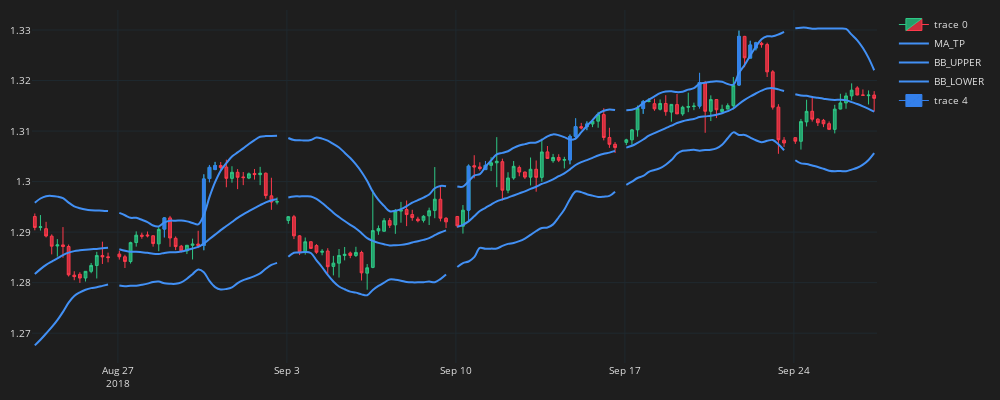

The notebook cell this image was saved under:
### Code cell
df_plot = df.iloc[1000:1150]
plot_candles(df_plot)

### Figure 1 — Plotly figure (JSON) as saved in the notebook; plotly's stock layout.template omitted (floating-point values rounded to 4 significant figures; data arrays with more than 128 entries replaced by an {"elided": "..."} marker saying what was removed)
{"data": [{"close": {"elided": "150 float values"}, "decreasing": {"fillcolor": "#CC2E3C", "line": {"color": "#FF3A4C"}}, "high": {"elided": "150 float values"}, "increasing": {"fillcolor": "#24A06B", "line": {"color": "#2EC886"}}, "line": {"width": 1}, "low": {"elided": "150 float values"}, "opacity": 1, "open": {"elided": "150 float values"}, "type": "candlestick", "x": {"elided": "150 str values"}}, {"line": {"color": "#4290f5", "shape": "spline", "width": 2}, "mode": "lines", "name": "MA_TP", "type": "scatter", "x": {"elided": "150 str values"}, "y": {"elided": "150 float values"}}, {"line": {"color": "#4290f5", "shape": "spline", "width": 2}, "mode": "lines", "name": "BB_UPPER", "type": "scatter", "x": {"elided": "150 str values"}, "y": {"elided": "150 float values"}}, {"line": {"color": "#4290f5", "shape": "spline", "width": 2}, "mode": "lines", "name": "BB_LOWER", "type": "scatter", "x": {"elided": "150 str values"}, "y": {"elided": "150 float values"}}, {"close": [1.293, 1.301, 1.303, 1.303, 1.303, 1.303, 1.309, 1.311, 1.311, 1.316, 1.32, 1.329, 1.327, 1.327], "decreasing": {"fillcolor": "#3480eb", "line": {"color": "#3480eb"}}, "high": [1.293, 1.301, 1.303, 1.304, 1.303, 1.304, 1.309, 1.313, 1.312, 1.316, 1.322, 1.33, 1.328, 1.328], "increasing": {"fillcolor": "#3480eb", "line": {"color": "#3480eb"}}, "line": {"width": 1}, "low": [1.289, 1.286, 1.3, 1.302, 1.292, 1.302, 1.303, 1.308, 1.31, 1.313, 1.314, 1.319, 1.324, 1.326], "opacity": 1, "open": [1.291, 1.287, 1.301, 1.302, 1.294, 1.302, 1.304, 1.309, 1.311, 1.314, 1.315, 1.319, 1.324, 1.326], "type": "candlestick", "x": ["2018-08-28T09:00:00+00:00", "2018-08-29T13:00:00+00:00", "2018-08-29T17:00:00+00:00", "2018-08-29T21:00:00+00:00", "2018-09-10T09:00:00+00:00", "2018-09-10T21:00:00+00:00", "2018-09-13T09:00:00+00:00", "2018-09-13T13:00:00+00:00", "2018-09-13T21:00:00+00:00", "2018-09-17T13:00:00+00:00", "2018-09-19T05:00:00+00:00", "2018-09-20T09:00:00+00:00", "2018-09-20T17:00:00+00:00", "2018-09-20T21:00:00+00:00"]}], "layout": {"font": {"color": "#e1e1e1", "size": 10}, "height": 400, "margin": {"b": 10, "l": 10, "r": 10, "t": 10}, "paper_bgcolor": "#1e1e1e", "plot_bgcolor": "#1e1e1e", "width": 1000, "xaxis": {"fixedrange": true, "gridcolor": "#1f292f", "rangebreaks": [{"bounds": ["sat", "mon"]}], "rangeslider": {"visible": false}, "showgrid": true}, "yaxis": {"gridcolor": "#1f292f", "showgrid": true}}}
